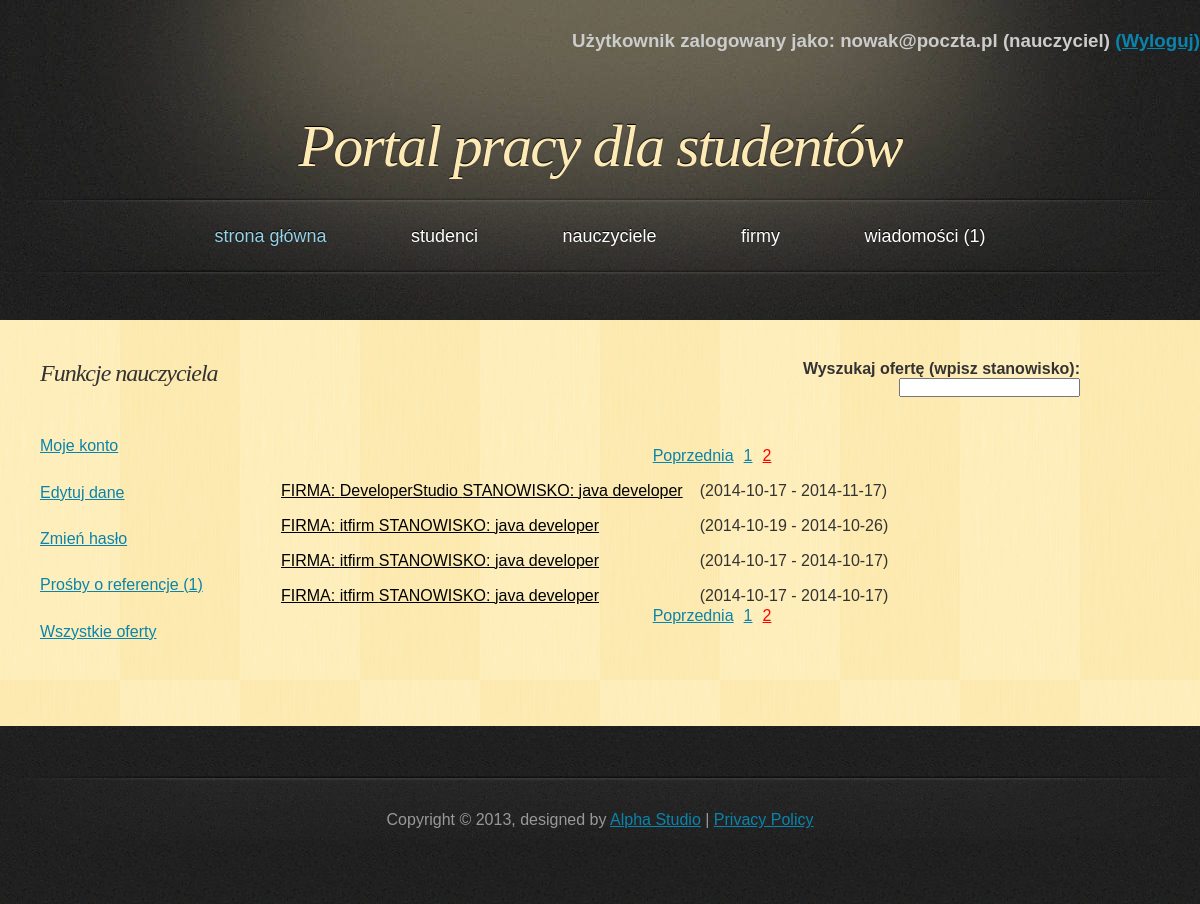
The app's page /PortalPracy/php/list_offer_all.php?page=2 (signed in) with its own data.
### tables this page shows
CREATE TABLE IF NOT EXISTS `offer` (
  `offer_id` int(11) NOT NULL AUTO_INCREMENT,
  `company_id` int(11) NOT NULL,
  `job` varchar(40) NOT NULL,
  `description` text NOT NULL,
  `requirements` text NOT NULL,
  `place_of_work` varchar(25) NOT NULL,
  `employment_status` text NOT NULL,
  `number_of_hours` int(11) NOT NULL,
  `length_of_contract` varchar(40) NOT NULL,
  `salary` int(11) NOT NULL,
  `date_from` date NOT NULL,
  `date_to` date NOT NULL,
  PRIMARY KEY (`offer_id`),
  KEY `company_id` (`company_id`)
);

CREATE TABLE IF NOT EXISTS `company` (
  `company_id` int(11) NOT NULL AUTO_INCREMENT,
  `name` varchar(50) NOT NULL,
  `address` varchar(50) NOT NULL,
  `telephone` varchar(11) NOT NULL,
  `e_mail` varchar(50) NOT NULL,
  `password` varchar(100) NOT NULL,
  `active` tinyint(1) NOT NULL,
  `account_create_date` date NOT NULL,
  `photoname` varchar(30) NOT NULL,
  PRIMARY KEY (`company_id`)
);

### PortalPracy/php/classDatabase.php (called while the page is built, shortened)
<?php
class Database {
    private $db;
    function __construct() {
        $this->server = 'localhost';
        $this->user = 'root';
        $this->password = '';
        $this->basename = 'data_base';
        $this->db = new mysqli($this->server, $this->user, $this->password, $this->basename);
        if ($this->db->connect_error) {
            die('Blad polaczenia z baza danych (' . $this->db->connect_errno . ') ' . $this->db->connect_error);
        } else {
            $this->db->query("SET NAMES 'utf8'");
        }
    }
    function get_offer_number() {
        if ($result = $this->db->query("SELECT * FROM `offer`")) {
            $all_offers = $result->num_rows;
        }
        return $all_offers;
    }
    function get_offer_list($start, $onpage) {
        if ($result = $this->db->query("SELECT * FROM `offer` o JOIN `company` c ON o.`company_id`=c.`company_id` ORDER BY `date_to` DESC LIMIT $start, $onpage ")) {
            return $result;
        }
    }
}

### PortalPracy/php/list_offer_all.php (the view, shortened to what this page needs)
<!DOCTYPE html>
<html>
    <head>
        <link href="../css/style.css" rel="stylesheet" type="text/css" />
    </head>
    <body>
        <div id="header">
            <?php
            include_once 'classPage.php';
            $page = new Page;
            $page->dologinfo();
            ?>
            <h1><a href="index.php">Portal pracy dla studentów</a></h1>
        </div>
        <?php
        $page->domenu();
        ?>
        <div id="main">
            <div id="content">
                <?php
                if (isset($_SESSION['name'])) {
                    if (($_SESSION['usertype'] == 'student') or $_SESSION['usertype'] == 'nauczyciel') {
                        ?>
                <div class="search">
                    <h4>Wyszukaj ofertę (wpisz stanowisko):</h4>
                    <form>
                        <span class='tooltips'><input type="text" onkeyup="show_hint(this.value, 'hint_offer_all.php?q=')">
                        </span>
                    </form>
                </div>
                <?php
                        include_once 'classDatabase.php';
                        $db = new Database();
                        $onpage = 5;
                        $all = $db->get_offer_number();
                        $start = $page->dopaging($onpage, $all, "list_offer_all.php?");
                        $result = $db->get_offer_list($start, $onpage);
                        echo "<table><tbody>";
                        while ($obj = $result->fetch_object()) {
                            echo "<tr>";
                            echo "<td><a href='offer_description.php?id=" . $obj->offer_id . "'";
                            $today = date('Y-m-d', time());
                            if ($today >= $obj->date_from && $today <= $obj->date_to) {
                                echo "class=offer_active";
                            } else {
                                echo "class=offer_inactive";
                            }
                            echo ">FIRMA: " . $obj->name . " STANOWISKO: " . $obj->job . "</a></td>";
                            echo "<td>(".$obj->date_from."   -   ".$obj->date_to.")</td>";
                            echo "</tr>";
                        }
                        echo "</tbody></table>";
                    }
                } else {
                    echo "<h3>Aby zobaczyć listę ofert, musisz się <a href='login.php'>zalogować</a></h3>";
                }
                ?>
            </div>
            <div id="sidebar">
            </div>
            <div class="clearing">&nbsp;</div>
        </div>
    </body>
</html>

### PortalPracy/css/style.css (style rules this page uses)
* { margin: 0; padding: 0; }
body { font: 16px "Trebuchet MS", Arial, Helvetica, sans-serif; color: #333333; background: #202020 url('../images/bg.jpg'); }
h1, h2 { font-family: Georgia, Times, serif; font-weight: normal; font-style: italic; }
h1 { font-size: 3em; letter-spacing: -2px; }
a { text-decoration: underline; color: #0A84AC; }
#header, #menu, #footer { margin: 0 auto; width: 1200px; }
#header { height: 197px; background: #202020 url('../images/header.jpg'); }
#header h1 { font-size: 60px; text-align: center; text-shadow: 0px -1px 1px #000000; color: #FDEAB5; padding-top: 60px; }
#header h1 a { text-decoration: none; color: #FDEAB5; }
#main { width: 1120px; margin: 0 auto 50px auto; padding: 40px 40px 0 40px; background: #FEEBB2 url('../images/main.jpg'); }
#content { float: right; width: 80%; padding: 0 0 20px 0; }
#sidebar { float: left; width: 20%; padding: 0 0 20px 0; }
.clearing { clear: both; height: 1px; overflow: hidden; }
form { margin: 0; }
td { padding-left: 15px; padding-top: 15px; }
.search { text-align: right; margin: auto 80px 50px auto; }
span.tooltips { position: relative; display: inline; }
.offer_inactive { color:black; }

### records on screen
offer: company.name "DeveloperStudio", job "java developer", date_from "2014-10-17", date_to "2014-11-17"
offer: company.name "itfirm", job "java developer", date_from "2014-10-19", date_to "2014-10-26"
offer: company.name "itfirm", job "java developer", date_from "2014-10-17", date_to "2014-10-17"
offer: company.name "itfirm", job "java developer", date_from "2014-10-17", date_to "2014-10-17"

### other values on screen
$_SESSION['name'] "nowak@poczta.pl"
$_SESSION['usertype'] "nauczyciel"
$num_mes "1"
$result->num_rows "1"
